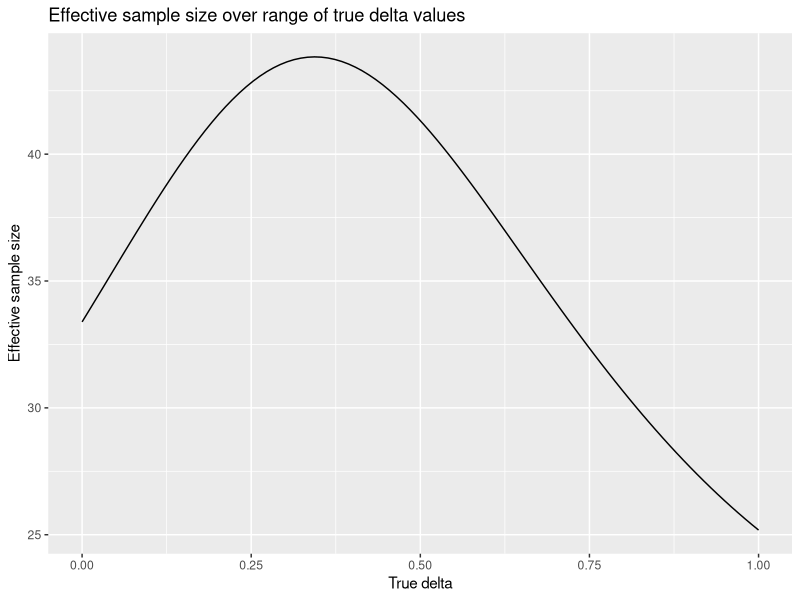

Write the R code that produced this figure.
## ---- chunk 1
knitr::opts_chunk$set(echo = TRUE)

# load required libraries
library(mvtnorm)
## ---- chunk 2
theta <- 0
sigma2 <- 1

z_vec <- c()

for (i in 1:50000) {
  x1 <- rnorm(20)
  x2 <- rnorm(20)

  mean.diff <- mean(x1 - x2)

  z <- mean.diff * sqrt( 20 / (2*sigma2) )
  
  z_vec[i] <-  z
}

mean(z_vec <= 0)
## ---- chunk 3
for (i in 1:50000) {
  x1 <- rnorm(20)
  x2 <- rnorm(20)

  mean.diff <- mean(x1 - x2)

  z <- mean.diff * sqrt( 20 / (2*sigma2) )
  
  z_vec[i] <-  z
}

mean(z_vec >= 2.5)
## ---- chunk 4
theta <- 0.5
sigma2 <- 1

z_vec <- c()

for (i in 1:50000) {
  x1 <- rnorm(20, mean = theta, sd = sqrt(sigma2))
  x2 <- rnorm(20)

  mean.diff <- mean(x1 - x2)

  z <- mean.diff * sqrt( 20 / (2*sigma2) )
  
  z_vec[i] <-  z
}

mean(z_vec <= 0)
## ---- chunk 5
theta <- 0.5
sigma2 <- 1

z_vec <- c()

for (i in 1:50000) {
  x1 <- rnorm(20, mean = theta, sd = sqrt(sigma2))
  x2 <- rnorm(20)

  mean.diff <- mean(x1 - x2)

  z <- mean.diff * sqrt( 20 / (2*sigma2) )
  
  z_vec[i] <-  z
}

mean(z_vec >= 2.5)
## ---- chunk 6
theta <- 0
sigma2 <- 1

z_vec <- c()
z2_vec <- c()
z3_vec <- c()

analysis2_count <- 0
analysis3_count <- 0

for (i in 1:100000) {
  x1 <- rnorm(20)
  x2 <- rnorm(20)

  mean.diff <- mean(x1 - x2)

  z <- mean.diff * sqrt( 20 / (2*sigma2) )
  
  z_vec[i] <-  z
  
  if ( (z > 0) & (z < 2.5) ) {
    
    analysis2_count <- analysis2_count + 1
    
    x3 <- rnorm(20)
    x4 <- rnorm(20)
    
    x1 <- c(x1, x3)
    x2 <- c(x2, x4)
    
    mean.diff <- mean(x1 - x2)
    
    z2 <- mean.diff * sqrt( 40 / (2*sigma2) )
    
    z2_vec[analysis2_count] <- z2
    
    if ( (z2 > 0.75) & (z2 < 2) ) {
      
      analysis3_count <- analysis3_count + 1
      
      x5 <- rnorm(20)
      x6 <- rnorm(20)
    
      x1 <- c(x1, x3, x5)
      x2 <- c(x2, x4, x6)
    
      mean.diff <- mean(x1 - x2)
    
      z3 <- mean.diff * sqrt( 60 / (2*sigma2) )
    
      z3_vec[analysis3_count] <- z3
      
    }
    
  }
  
}
## ---- chunk 7
mean(z_vec <= 0)

mean(z_vec > 0 & z_vec < 2.5) * mean(z2_vec <= 0.75) 

mean(z_vec > 0 & z_vec < 2.5) * mean(z2_vec > 0.75 & z2_vec < 2) * mean(z3_vec < 1.5)
## ---- chunk 8
mean(z_vec > 2.5)

mean(z_vec > 0 & z_vec < 2.5) * mean(z2_vec > 2) 

mean(z_vec > 0 & z_vec < 2.5) * mean(z2_vec > 0.75 & z2_vec < 2) * mean(z3_vec > 1.5)
## ---- chunk 9
theta <- 0.5
sigma2 <- 1

z_vec <- c()
z2_vec <- c()
z3_vec <- c()

analysis2_count <- 0
analysis3_count <- 0

for (i in 1:100000) {
  x1 <- rnorm(20, mean = theta)
  x2 <- rnorm(20)

  mean.diff <- mean(x1 - x2)

  z <- mean.diff * sqrt( 20 / (2*sigma2) )
  
  z_vec[i] <-  z
  
  if ( (z > 0) & (z < 2.5) ) {
    
    analysis2_count <- analysis2_count + 1
    
    x3 <- rnorm(20, mean = theta)
    x4 <- rnorm(20)
    
    x1 <- c(x1, x3)
    x2 <- c(x2, x4)
    
    mean.diff <- mean(x1 - x2)
    
    z2 <- mean.diff * sqrt( 40 / (2*sigma2) )
    
    z2_vec[analysis2_count] <- z2
    
    if ( (z2 > 0.75) & (z2 < 2) ) {
      
      analysis3_count <- analysis3_count + 1
      
      x5 <- rnorm(20, mean = theta)
      x6 <- rnorm(20)
    
      x1 <- c(x1, x3, x5)
      x2 <- c(x2, x4, x6)
    
      mean.diff <- mean(x1 - x2)
    
      z3 <- mean.diff * sqrt( 60 / (2*sigma2) )
    
      z3_vec[analysis3_count] <- z3
      
    }
    
  }
  
}
## ---- chunk 10
mean(z_vec <= 0)

mean(z_vec > 0 & z_vec < 2.5) * mean(z2_vec <= 0.75) 

mean(z_vec > 0 & z_vec < 2.5) * mean(z2_vec > 0.75 & z2_vec < 2) * mean(z3_vec <= 1.5)
## ---- chunk 11
mean(z_vec > 2.5)

mean(z_vec > 0 & z_vec < 2.5) * mean(z2_vec >= 2) 

mean(z_vec > 0 & z_vec < 2.5) * mean(z2_vec > 0.75 & z2_vec < 2) * mean(z3_vec >= 1.5)
## ---- chunk 12
gsd_simulations <- function(n_analyses = 3, 
                            upper_bounds = c(2.5, 2, 1.5),
                            lower_bounds = c(0, 0.75, 1.5),
                            n_patients = c(20, 40, 60),
                            null_hypothesis = 0,
                            alt_hypothesis = 0.5,
                            variance = 1) {
  
  # sanity checks
  if(length(upper_bounds) != n_analyses) print("Warning: number of upper bounds must equal number of analyses")
  if(length(lower_bounds) != n_analyses) print("Warning: number of lower bounds must equal number of analyses")
  if(length(n_patients) != n_analyses) print("Warning: number of patients vector must equal number of analyses")
  
  if(length(upper_bounds) != length(lower_bounds)) {
    print("Warning: number of upper bounds must equal number of analyses")
  }
  
  # assign values for null and alt hypotheses
  theta_0 <- null_hypothesis
  delta <- alt_hypothesis
  
  # empty mean vectors to fill
  mean_0 <- c()
  mean_1 <- c()
  
  # need to parse the upper and lower boundaries of the design
  # for futility and efficacy, must put the bounds of integration correctly 
  # for pmvnorm
  futility_l_bounds <- list()
  futility_u_bounds <- list()
  efficacy_l_bounds <- list()
  efficacy_u_bounds <- list()

  n_analyses <- length(upper_bounds)

  for (i in 1:n_analyses) {
    
    # special case of i = 1
    if (i == 1) {
      futility_l_bounds[[i]] <- lower_bounds[i]
      futility_u_bounds[[i]] <- upper_bounds[i]
      efficacy_l_bounds[[i]] <- lower_bounds[i]
      efficacy_u_bounds[[i]] <- upper_bounds[i]
      next
    }
    
    # all other cases
    futility_l_bounds[[i]] <- c(lower_bounds[1:i-1], -Inf)
    futility_u_bounds[[i]] <- c(upper_bounds[1:i-1], lower_bounds[i])
    
    efficacy_l_bounds[[i]] <- c(lower_bounds[1:i-1], upper_bounds[i])
    efficacy_u_bounds[[i]] <- c(upper_bounds[1:i-1], Inf)
  }
  
  # list of probabilities to return
  probs_to_return <- list()
  
  # list of SIGMAs
  SIGMA_list <- list()
    
  for (i in 1:n_analyses) {
    if (i == 1) next
    
    # start with diagonal matrix for SIGMA
    SIGMA <- diag(nrow = i)
    
    # n = 2, need to fill all but 11, 22
    # n = 3, need to fill all but 11, 22, 33
    # n = 4, need to fill all but 11, 22, 33, 44
    # etc. 
    for(i in 1:i) {
      for(j  in 1:i) {
        
        # leave the 1s on the diagonal, skip this iteration of for loop
        if(i == j) next
        
        # when i is less than j, the lower number of patients will be in numerator
        if(i < j) SIGMA[i,j] <- sqrt(n_patients[i] / n_patients[j])
        
        # when i is greater than j, the lower number of patients will be in numerator
        if(i > j) SIGMA[i,j] <- sqrt(n_patients[j] / n_patients[i])
        
      }
    }
    
    SIGMA_list[[i]] <- SIGMA
  }
  
  
  for (i in 1:n_analyses) {
    
    ##############
    # ANALYSIS 1 #
    ##############
    if(i == 1) {
      # mean under null
      mean_0[i] <- theta_0 * sqrt(n_patients[i]/(2*variance))
      
      # mean under alternative
      mean_1[i] <- delta * sqrt(n_patients[i]/(2*variance))
      
      # prob stop for futility, null
      futility_null <- pnorm(futility_l_bounds[[i]], 
                             mean = mean_0, 
                             sd = sqrt(variance))
      
      # prob stop for efficacy, null
      efficacy_null <- pnorm(efficacy_u_bounds[[i]], 
                             mean = mean_0, 
                             sd = sqrt(variance), 
                             lower.tail = FALSE)
  
      # prob stop for futility, alt
      futility_alt <- pnorm(futility_l_bounds[[i]], 
                            mean = mean_1, 
                            sd = sqrt(variance))
      
      # prob stop for efficacy
      efficacy_alt <- pnorm(efficacy_u_bounds[[i]], 
                            mean = mean_1, 
                            sd = sqrt(variance), 
                            lower.tail = FALSE)
      
      probs_to_return[[i]] <- c(futility_null, efficacy_null, futility_alt, efficacy_alt)
      names(probs_to_return[[i]]) <- c("futility_null", "efficacy_null", "futility_alt", "efficacy_alt")
      
      next
    }
    
    ######################
    # ALL OTHER ANALYSES #
    ######################
    
    # next mean under null
    mean_0[i] <- theta_0 * sqrt(n_patients[i] / (2 * variance))
    
    # next mean under alternative
    mean_1[i] <- delta * sqrt(n_patients[i]/ (2*variance))
    
    # bounds for these will be same
    # futility under null
    futility_null <- pmvnorm(lower = futility_l_bounds[[i]], 
                             upper = futility_u_bounds[[i]], 
                             mean = mean_0, corr = SIGMA_list[[i]])
    # futility under alt
    futility_alt <- pmvnorm(lower = futility_l_bounds[[i]], 
                            upper = futility_u_bounds[[i]], 
                            mean = mean_1, corr = SIGMA_list[[i]])
    
    # bounds for these will be same
    # futility under null
    efficacy_null <- pmvnorm(lower = efficacy_l_bounds[[i]], 
                             upper = efficacy_u_bounds[[i]],
                             mean = mean_0, corr = SIGMA_list[[i]])
    # futility under alt
    efficacy_alt <- pmvnorm(lower = efficacy_l_bounds[[i]], 
                            upper = efficacy_u_bounds[[i]], 
                            mean = mean_1, corr = SIGMA_list[[i]])
    
    probs_to_return[[i]] <- c(futility_null, efficacy_null, futility_alt, efficacy_alt)
    names(probs_to_return[[i]]) <- c("futility_null", "efficacy_null", "futility_alt", "efficacy_alt")
    
  }
  
  
  # return the probabilities
  probs_to_return
}
## ---- chunk 13
gsd_simulations(n_analyses = 4,
                upper_bounds = c(2.5, 2, 1.8, 1.5),
                lower_bounds = c(0, 0.75, 1, 1.5),
                n_patients = c(20, 40, 60, 80),
                null_hypothesis = 0,
                alt_hypothesis = 0.5,
                variance = 1)
## ---- chunk 14
probs_to_return <- gsd_simulations(alt_hypothesis = 0)
## ---- chunk 15
# example function inputs
n_patients = c(20, 40, 60)
n_analyses = 3

# vector to collect the probabilities
sum_probs <- c()

for (i in 1:n_analyses) {
  
  # pull the probabilities from the list
  tmp_probs <- probs_to_return[[i]]
  
  # gather them into a vector
  sum_probs <- c(sum_probs, sum(tmp_probs[3:4]))
  
}

# calculate the effective sample size
ess <- sum(n_patients * sum_probs)
## ---- chunk 16
gsd_simulations <- function(n_analyses = 3, 
                            upper_bounds = c(2.5, 2, 1.5),
                            lower_bounds = c(0, 0.75, 1.5),
                            n_patients = c(20, 40, 60),
                            null_hypothesis = 0,
                            alt_hypothesis = 0.5,
                            variance = 1) {
  
  # sanity checks
  if(length(upper_bounds) != n_analyses) print("Warning: number of upper bounds must equal number of analyses")
  if(length(lower_bounds) != n_analyses) print("Warning: number of lower bounds must equal number of analyses")
  if(length(n_patients) != n_analyses) print("Warning: number of patients vector must equal number of analyses")
  
  if(length(upper_bounds) != length(lower_bounds)) {
    print("Warning: number of upper bounds must equal number of analyses")
  }
  
  # assign values for null and alt hypotheses
  theta_0 <- null_hypothesis
  delta <- alt_hypothesis
  
  # empty mean vectors to fill
  mean_0 <- c()
  mean_1 <- c()
  
  # need to parse the upper and lower boundaries of the design
  # for futility and efficacy, must put the bounds of integration correctly 
  # for pmvnorm
  futility_l_bounds <- list()
  futility_u_bounds <- list()
  efficacy_l_bounds <- list()
  efficacy_u_bounds <- list()

  n_analyses <- length(upper_bounds)

  for (i in 1:n_analyses) {
    
    # special case of i = 1
    if (i == 1) {
      futility_l_bounds[[i]] <- lower_bounds[i]
      futility_u_bounds[[i]] <- upper_bounds[i]
      efficacy_l_bounds[[i]] <- lower_bounds[i]
      efficacy_u_bounds[[i]] <- upper_bounds[i]
      next
    }
    
    # all other cases
    futility_l_bounds[[i]] <- c(lower_bounds[1:i-1], -Inf)
    futility_u_bounds[[i]] <- c(upper_bounds[1:i-1], lower_bounds[i])
    
    efficacy_l_bounds[[i]] <- c(lower_bounds[1:i-1], upper_bounds[i])
    efficacy_u_bounds[[i]] <- c(upper_bounds[1:i-1], Inf)
  }
  
  # list of probabilities to return
  probs_to_return <- list()
  
  # list of SIGMAs
  SIGMA_list <- list()
    
  for (i in 1:n_analyses) {
    if (i == 1) next
    
    # start with diagonal matrix for SIGMA
    SIGMA <- diag(nrow = i)
    
    # n = 2, need to fill all but 11, 22
    # n = 3, need to fill all but 11, 22, 33
    # n = 4, need to fill all but 11, 22, 33, 44
    # etc. 
    for(i in 1:i) {
      for(j  in 1:i) {
        
        # leave the 1s on the diagonal, skip this iteration of for loop
        if(i == j) next
        
        # when i is less than j, the lower number of patients will be in numerator
        if(i < j) SIGMA[i,j] <- sqrt(n_patients[i] / n_patients[j])
        
        # when i is greater than j, the lower number of patients will be in numerator
        if(i > j) SIGMA[i,j] <- sqrt(n_patients[j] / n_patients[i])
        
      }
    }
    
    SIGMA_list[[i]] <- SIGMA
  }
  
  
  for (i in 1:n_analyses) {
    
    ##############
    # ANALYSIS 1 #
    ##############
    if(i == 1) {
      # mean under null
      mean_0[i] <- theta_0 * sqrt(n_patients[i]/(2*variance))
      
      # mean under alternative
      mean_1[i] <- delta * sqrt(n_patients[i]/(2*variance))
      
      # prob stop for futility, null
      futility_null <- pnorm(futility_l_bounds[[i]], 
                             mean = mean_0, 
                             sd = sqrt(variance))
      
      # prob stop for efficacy, null
      efficacy_null <- pnorm(efficacy_u_bounds[[i]], 
                             mean = mean_0, 
                             sd = sqrt(variance), 
                             lower.tail = FALSE)
  
      # prob stop for futility, alt
      futility_alt <- pnorm(futility_l_bounds[[i]], 
                            mean = mean_1, 
                            sd = sqrt(variance))
      
      # prob stop for efficacy
      efficacy_alt <- pnorm(efficacy_u_bounds[[i]], 
                            mean = mean_1, 
                            sd = sqrt(variance), 
                            lower.tail = FALSE)
      
      probs_to_return[[i]] <- c(futility_null, efficacy_null, futility_alt, efficacy_alt)
      names(probs_to_return[[i]]) <- c("futility_null", "efficacy_null", "futility_alt", "efficacy_alt")
      
      next
    }
    
    ######################
    # ALL OTHER ANALYSES #
    ######################
    
    # next mean under null
    mean_0[i] <- theta_0 * sqrt(n_patients[i] / (2 * variance))
    
    # next mean under alternative
    mean_1[i] <- delta * sqrt(n_patients[i]/ (2*variance))
    
    # bounds for these will be same
    # futility under null
    futility_null <- pmvnorm(lower = futility_l_bounds[[i]], 
                             upper = futility_u_bounds[[i]], 
                             mean = mean_0, corr = SIGMA_list[[i]])
    # futility under alt
    futility_alt <- pmvnorm(lower = futility_l_bounds[[i]], 
                            upper = futility_u_bounds[[i]], 
                            mean = mean_1, corr = SIGMA_list[[i]])
    
    # bounds for these will be same
    # futility under null
    efficacy_null <- pmvnorm(lower = efficacy_l_bounds[[i]], 
                             upper = efficacy_u_bounds[[i]],
                             mean = mean_0, corr = SIGMA_list[[i]])
    # futility under alt
    efficacy_alt <- pmvnorm(lower = efficacy_l_bounds[[i]], 
                            upper = efficacy_u_bounds[[i]], 
                            mean = mean_1, corr = SIGMA_list[[i]])
    
    probs_to_return[[i]] <- c(futility_null, efficacy_null, futility_alt, efficacy_alt)
    names(probs_to_return[[i]]) <- c("futility_null", "efficacy_null", "futility_alt", "efficacy_alt")
    
  }
    
  # vector to collect the sum of futility and efficacy probabilities
  sum_probs <- c()
  
  for (i in 1:n_analyses) {
    
    # pull the probabilities from the list
    tmp_probs <- probs_to_return[[i]]
    
    # gather them into a vector
    # 3:4 because we want to calculate under the alternative
    sum_probs <- c(sum_probs, sum(tmp_probs[3:4]))
    
  }
  
  # calculate the effective sample size
  ess <- sum(n_patients * sum_probs)
  
  # add the effective sample size to the list
  return_values <- append(probs_to_return, ess)
  
  # name the list
  names_for_list <- as.vector(sapply("analysis_", paste0, 1:n_analyses))
  names_for_list <- c(names_for_list, "effective_sample_size")
  names(return_values) <- names_for_list
  
  # return probabilities and ESS
  return_values
}
## ---- chunk 17
gsd_simulations(alt_hypothesis = 0)
## ---- chunk 18
ess_vector <- c()
delta_vector <- seq(from = 0, to = 1, length.out = 100)

for (i in 1:100) {
  ess_vector[i] <- gsd_simulations(alt_hypothesis = delta_vector[i])$effective_sample_size
}
## ---- chunk 19
library(ggplot2)

ggplot() + 
  geom_line(mapping = aes(x = delta_vector, y = ess_vector)) +
  labs(x = "True delta", y = "Effective sample size", 
       title = "Effective sample size over range of true delta values")
